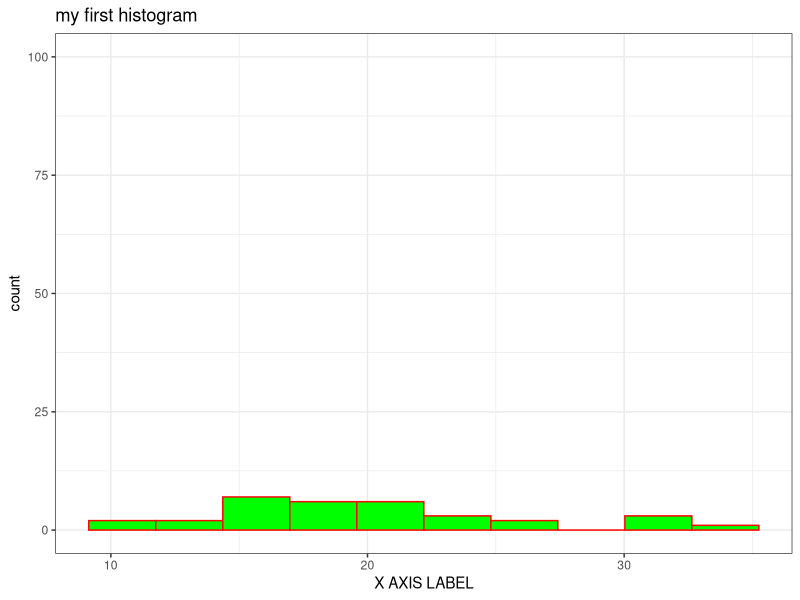
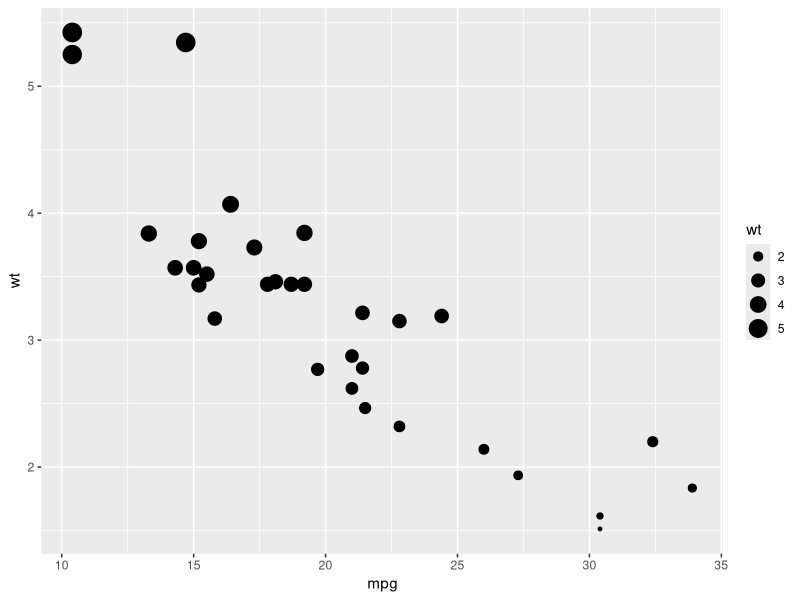

These charts were generated, in order, by the following R code:


# highlight to run
# using ggplot to visualize data

## import packages
library(ggplot2)

## use built-in data set for visualization purposes
## doesn't have missing values

## built in dataset
mtcars = mtcars

## its a data frame

# select a column
mtcars$mpg

## order of importance in data science
## histogram: want to see the distribution of this column: how are these numbers distributed
## is it a normal distribution:

# plot a histogram to explore the distribution of mpg (first column in dataset)

## empty plot
## dataset name, name of columns - use plus to add components and attributes to the plot
## bins is the "histogram bins" along the x axis- divides the ranges of mpg into 10 different ranges
## counts how many mpgs fall into those ranges
# find the peak in the plot, ranges that mpg exist


ggplot(mtcars,  aes(mpg)) + geom_histogram(bins = 10, color ="red", fill="green") +
theme_bw() + ggtitle("my first histogram") + ylim(0,100) + xlab("X AXIS LABEL");

# ylim and x lim to ignore outliers


## use pluses to add attributes to the plot

## theme_bw removes grey background



## add to this

##Scatter plots: used for 2-D, two variables, and outliers, distributions
ggplot(mtcars, aes(mpg, wt, size=wt)) + geom_point();
# size will be used to categorize the points, could use color, can even put another variable

#as.factor(cyl) to make the column cyl categorical
